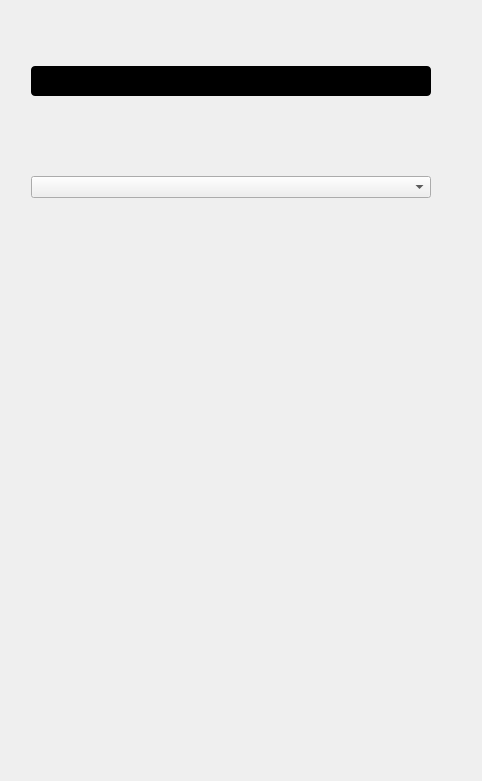
<?xml version="1.0" encoding="UTF-8"?>
<ui version="4.0">
 <class>LogicAnalyzerMenu</class>
 <widget class="QWidget" name="LogicAnalyzerMenu">
  <property name="geometry">
   <rect>
    <x>0</x>
    <y>0</y>
    <width>478</width>
    <height>781</height>
   </rect>
  </property>
  <property name="windowTitle">
   <string>Form</string>
  </property>
  <layout class="QVBoxLayout" name="verticalLayout_2">
   <item>
    <widget class="scopy::gui::MenuAnim" name="rightMenu" native="true">
     <property name="sizePolicy">
      <sizepolicy hsizetype="Maximum" vsizetype="Preferred">
       <horstretch>0</horstretch>
       <verstretch>0</verstretch>
      </sizepolicy>
     </property>
     <property name="minimumSize">
      <size>
       <width>0</width>
       <height>0</height>
      </size>
     </property>
     <layout class="QVBoxLayout" name="verticalLayout">
      <property name="spacing">
       <number>0</number>
      </property>
      <property name="leftMargin">
       <number>0</number>
      </property>
      <property name="topMargin">
       <number>20</number>
      </property>
      <property name="rightMargin">
       <number>0</number>
      </property>
      <property name="bottomMargin">
       <number>0</number>
      </property>
      <item>
       <widget class="QStackedWidget" name="stackedWidget">
        <property name="sizePolicy">
         <sizepolicy hsizetype="Minimum" vsizetype="Preferred">
          <horstretch>0</horstretch>
          <verstretch>0</verstretch>
         </sizepolicy>
        </property>
        <property name="styleSheet">
         <string notr="true"/>
        </property>
        <property name="currentIndex">
         <number>3</number>
        </property>
        <widget class="QWidget" name="channelSettings">
         <property name="minimumSize">
          <size>
           <width>100</width>
           <height>0</height>
          </size>
         </property>
         <layout class="QVBoxLayout" name="verticalLayout_5">
          <property name="spacing">
           <number>15</number>
          </property>
          <property name="leftMargin">
           <number>20</number>
          </property>
          <property name="topMargin">
           <number>20</number>
          </property>
          <property name="rightMargin">
           <number>10</number>
          </property>
          <property name="bottomMargin">
           <number>20</number>
          </property>
          <item>
           <widget class="QScrollArea" name="scrollArea">
            <property name="sizePolicy">
             <sizepolicy hsizetype="Preferred" vsizetype="Preferred">
              <horstretch>0</horstretch>
              <verstretch>0</verstretch>
             </sizepolicy>
            </property>
            <property name="frameShape">
             <enum>QFrame::NoFrame</enum>
            </property>
            <property name="horizontalScrollBarPolicy">
             <enum>Qt::ScrollBarAlwaysOff</enum>
            </property>
            <property name="sizeAdjustPolicy">
             <enum>QAbstractScrollArea::AdjustToContents</enum>
            </property>
            <property name="widgetResizable">
             <bool>true</bool>
            </property>
            <widget class="QWidget" name="scrollAreaWidgetContents_2">
             <property name="geometry">
              <rect>
               <x>0</x>
               <y>0</y>
               <width>400</width>
               <height>703</height>
              </rect>
             </property>
             <property name="sizePolicy">
              <sizepolicy hsizetype="Preferred" vsizetype="Preferred">
               <horstretch>0</horstretch>
               <verstretch>0</verstretch>
              </sizepolicy>
             </property>
             <property name="minimumSize">
              <size>
               <width>200</width>
               <height>0</height>
              </size>
             </property>
             <property name="maximumSize">
              <size>
               <width>400</width>
               <height>16777215</height>
              </size>
             </property>
             <layout class="QVBoxLayout" name="verticalLayout_9">
              <property name="spacing">
               <number>15</number>
              </property>
              <property name="leftMargin">
               <number>0</number>
              </property>
              <property name="topMargin">
               <number>0</number>
              </property>
              <property name="rightMargin">
               <number>10</number>
              </property>
              <property name="bottomMargin">
               <number>0</number>
              </property>
              <item>
               <widget class="scopy::gui::MenuHeader" name="widgetChannelSettingsMenuHeader" native="true"/>
              </item>
              <item>
               <widget class="QLabel" name="lblHardwareName">
                <property name="text">
                 <string/>
                </property>
               </widget>
              </item>
              <item>
               <widget class="QWidget" name="widgetChannelSettings" native="true">
                <property name="sizePolicy">
                 <sizepolicy hsizetype="Expanding" vsizetype="Preferred">
                  <horstretch>0</horstretch>
                  <verstretch>0</verstretch>
                 </sizepolicy>
                </property>
                <layout class="QGridLayout" name="gridLayout_2">
                 <property name="leftMargin">
                  <number>0</number>
                 </property>
                 <property name="topMargin">
                  <number>0</number>
                 </property>
                 <property name="rightMargin">
                  <number>0</number>
                 </property>
                 <property name="bottomMargin">
                  <number>0</number>
                 </property>
                 <item row="2" column="1">
                  <widget class="QComboBox" name="cmbBoxTrigger">
                   <item>
                    <property name="text">
                     <string>-</string>
                    </property>
                   </item>
                   <item>
                    <property name="text">
                     <string>Rising Edge</string>
                    </property>
                   </item>
                   <item>
                    <property name="text">
                     <string>Falling Edge</string>
                    </property>
                   </item>
                   <item>
                    <property name="text">
                     <string>Low</string>
                    </property>
                   </item>
                   <item>
                    <property name="text">
                     <string>High</string>
                    </property>
                   </item>
                   <item>
                    <property name="text">
                     <string>Any Edge</string>
                    </property>
                   </item>
                  </widget>
                 </item>
                 <item row="2" column="0">
                  <widget class="QLabel" name="lblTrigger">
                   <property name="text">
                    <string>Trigger</string>
                   </property>
                  </widget>
                 </item>
                 <item row="0" column="0">
                  <widget class="QLabel" name="lblName">
                   <property name="sizePolicy">
                    <sizepolicy hsizetype="Fixed" vsizetype="Preferred">
                     <horstretch>0</horstretch>
                     <verstretch>0</verstretch>
                    </sizepolicy>
                   </property>
                   <property name="text">
                    <string>Name</string>
                   </property>
                  </widget>
                 </item>
                 <item row="1" column="1">
                  <widget class="QLineEdit" name="lineEditTraceHeight">
                   <property name="styleSheet">
                    <string notr="true">
QLineEdit[invalid=true] {
border-color: red
}
QLineEdit[invalid=false] {
border-color: grey;
}</string>
                   </property>
                   <property name="text">
                    <string>1</string>
                   </property>
                   <property name="maxLength">
                    <number>3</number>
                   </property>
                   <property name="cursorPosition">
                    <number>1</number>
                   </property>
                  </widget>
                 </item>
                 <item row="0" column="1">
                  <widget class="QLineEdit" name="lineEditName"/>
                 </item>
                 <item row="1" column="0">
                  <widget class="QLabel" name="lblTraceHeight">
                   <property name="text">
                    <string>Trace Height</string>
                   </property>
                  </widget>
                 </item>
                </layout>
               </widget>
              </item>
              <item>
               <widget class="scopy::gui::SubsectionSeparator" name="widgetGroupSubsSep" native="true"/>
              </item>
              <item>
               <widget class="QWidget" name="widgetGroup" native="true">
                <property name="sizePolicy">
                 <sizepolicy hsizetype="Preferred" vsizetype="Fixed">
                  <horstretch>0</horstretch>
                  <verstretch>0</verstretch>
                 </sizepolicy>
                </property>
                <layout class="QVBoxLayout" name="groupWidgetLayout">
                 <property name="spacing">
                  <number>15</number>
                 </property>
                 <property name="leftMargin">
                  <number>0</number>
                 </property>
                 <property name="topMargin">
                  <number>0</number>
                 </property>
                 <property name="rightMargin">
                  <number>0</number>
                 </property>
                 <property name="bottomMargin">
                  <number>0</number>
                 </property>
                </layout>
               </widget>
              </item>
              <item>
               <layout class="QVBoxLayout" name="vLayoutDecoderSettings">
                <property name="spacing">
                 <number>0</number>
                </property>
               </layout>
              </item>
              <item>
               <widget class="QWidget" name="widgetStackDecoder" native="true">
                <layout class="QHBoxLayout" name="horizontalLayout_9">
                 <property name="leftMargin">
                  <number>0</number>
                 </property>
                 <property name="topMargin">
                  <number>0</number>
                 </property>
                 <property name="rightMargin">
                  <number>0</number>
                 </property>
                 <property name="bottomMargin">
                  <number>0</number>
                 </property>
                 <item>
                  <spacer name="hSpacer_6">
                   <property name="orientation">
                    <enum>Qt::Horizontal</enum>
                   </property>
                   <property name="sizeHint" stdset="0">
                    <size>
                     <width>40</width>
                     <height>0</height>
                    </size>
                   </property>
                  </spacer>
                 </item>
                 <item>
                  <widget class="QLabel" name="lblStackDecoder">
                   <property name="sizePolicy">
                    <sizepolicy hsizetype="Fixed" vsizetype="Preferred">
                     <horstretch>0</horstretch>
                     <verstretch>0</verstretch>
                    </sizepolicy>
                   </property>
                   <property name="text">
                    <string>Stack Decoder:</string>
                   </property>
                  </widget>
                 </item>
                 <item>
                  <widget class="QComboBox" name="cmbBoxStackDecoder">
                   <property name="minimumContentsLength">
                    <number>15</number>
                   </property>
                  </widget>
                 </item>
                </layout>
               </widget>
              </item>
              <item>
               <layout class="QHBoxLayout" name="hLayout_7">
                <property name="spacing">
                 <number>0</number>
                </property>
                <property name="topMargin">
                 <number>20</number>
                </property>
                <item>
                 <spacer name="hSpacer_10">
                  <property name="orientation">
                   <enum>Qt::Horizontal</enum>
                  </property>
                  <property name="sizeType">
                   <enum>QSizePolicy::Fixed</enum>
                  </property>
                  <property name="sizeHint" stdset="0">
                   <size>
                    <width>250</width>
                    <height>20</height>
                   </size>
                  </property>
                 </spacer>
                </item>
               </layout>
              </item>
              <item>
               <spacer name="vSpacer_2">
                <property name="orientation">
                 <enum>Qt::Vertical</enum>
                </property>
                <property name="sizeType">
                 <enum>QSizePolicy::Expanding</enum>
                </property>
                <property name="sizeHint" stdset="0">
                 <size>
                  <width>20</width>
                  <height>40</height>
                 </size>
                </property>
               </spacer>
              </item>
             </layout>
            </widget>
           </widget>
          </item>
         </layout>
        </widget>
        <widget class="scopy::gui::CursorsSettings" name="cursorsSettings">
         <property name="minimumSize">
          <size>
           <width>100</width>
           <height>0</height>
          </size>
         </property>
        </widget>
        <widget class="QWidget" name="triggerSettings">
         <property name="minimumSize">
          <size>
           <width>100</width>
           <height>0</height>
          </size>
         </property>
         <layout class="QVBoxLayout" name="verticalLayout_10">
          <property name="spacing">
           <number>15</number>
          </property>
          <property name="leftMargin">
           <number>20</number>
          </property>
          <property name="topMargin">
           <number>20</number>
          </property>
          <property name="rightMargin">
           <number>20</number>
          </property>
          <property name="bottomMargin">
           <number>20</number>
          </property>
          <item>
           <widget class="scopy::gui::MenuHeader" name="widgetTriggerSettingsMenuHeader" native="true"/>
          </item>
          <item>
           <spacer name="vSpacer_4">
            <property name="orientation">
             <enum>Qt::Vertical</enum>
            </property>
            <property name="sizeType">
             <enum>QSizePolicy::Fixed</enum>
            </property>
            <property name="sizeHint" stdset="0">
             <size>
              <width>20</width>
              <height>0</height>
             </size>
            </property>
           </spacer>
          </item>
          <item>
           <layout class="QHBoxLayout" name="hLayout_5">
            <property name="spacing">
             <number>0</number>
            </property>
            <property name="topMargin">
             <number>0</number>
            </property>
            <item>
             <widget class="QLabel" name="lbl_10">
              <property name="sizePolicy">
               <sizepolicy hsizetype="Fixed" vsizetype="Preferred">
                <horstretch>0</horstretch>
                <verstretch>0</verstretch>
               </sizepolicy>
              </property>
              <property name="text">
               <string>Trigger mode</string>
              </property>
             </widget>
            </item>
            <item>
             <spacer name="hSpacer_14">
              <property name="orientation">
               <enum>Qt::Horizontal</enum>
              </property>
              <property name="sizeHint" stdset="0">
               <size>
                <width>40</width>
                <height>20</height>
               </size>
              </property>
             </spacer>
            </item>
           </layout>
          </item>
          <item>
           <widget class="scopy::gui::CustomSwitch" name="btnTriggerMode">
            <property name="styleSheet">
             <string notr="true">QPushButton {
min-height: 30px;
max-height: 30px;
min-width: 280px;
max-width: 280px;
background-color: black;
border-radius: 4px;
}

QPushButton:disabled {
background-color: qlineargradient(spread:pad, x1:0.5, y1:0, x2:0.501, y2:0, stop:0 #727273, stop:1 #141416);
}

QWidget#handle {
min-height: 30px;
max-height: 30px;
min-width: 142px;
max-width: 142px;
background-color: #4a64ff;
border-radius: 2px;
}

QWidget#handle:disabled {
background-color: #aaaaaa;
}

QLabel {
margin-top: 6px;
background-color: transparent;
line-height: 19px;
}

QLabel#on {
margin-top: 0px;
min-height:30px;
max-height:30px;
min-width:140px;
max-width:140px;
qproperty-alignment: AlignCenter AlignCenter;
margin-left: 0px;
color: white;
}

QLabel#on:disabled {
color: rgba(255,255,255,102);
}

QLabel#off {
margin-top: 0px;
min-height:30px;
max-height:30px;
min-width:140px;
max-width:140px;
margin-left: 140px;
color: white;
qproperty-alignment: AlignCenter AlignCenter;
}

QLabel#off:disabled {
color: rgba(255,255,255,51);
}
</string>
            </property>
            <property name="text">
             <string/>
            </property>
            <property name="checkable">
             <bool>true</bool>
            </property>
            <property name="checked">
             <bool>false</bool>
            </property>
            <property name="leftText" stdset="0">
             <string>auto</string>
            </property>
            <property name="rightText" stdset="0">
             <string>normal</string>
            </property>
            <property name="duration" stdset="0">
             <number>100</number>
            </property>
           </widget>
          </item>
          <item>
           <layout class="QGridLayout" name="gridLayout">
            <property name="topMargin">
             <number>0</number>
            </property>
            <property name="spacing">
             <number>15</number>
            </property>
            <item row="0" column="0">
             <widget class="QLabel" name="lbl_11">
              <property name="text">
               <string>Trigger Logic</string>
              </property>
             </widget>
            </item>
            <item row="0" column="1">
             <widget class="QComboBox" name="cmbBoxTriggerLogic"/>
            </item>
           </layout>
          </item>
          <item>
           <widget class="scopy::gui::SubsectionSeparator" name="widgetExternalTriggerSubsSep" native="true"/>
          </item>
          <item>
           <widget class="QWidget" name="externalWidget" native="true">
            <layout class="QVBoxLayout" name="verticalLayout_11">
             <property name="spacing">
              <number>15</number>
             </property>
             <property name="leftMargin">
              <number>0</number>
             </property>
             <property name="topMargin">
              <number>0</number>
             </property>
             <property name="rightMargin">
              <number>0</number>
             </property>
             <property name="bottomMargin">
              <number>0</number>
             </property>
             <item>
              <widget class="QLabel" name="lblWarningFw">
               <property name="sizePolicy">
                <sizepolicy hsizetype="Minimum" vsizetype="Minimum">
                 <horstretch>0</horstretch>
                 <verstretch>0</verstretch>
                </sizepolicy>
               </property>
               <property name="text">
                <string>&quot;Warning: This feature is not supported on the current firmware version!&quot;</string>
               </property>
               <property name="wordWrap">
                <bool>true</bool>
               </property>
              </widget>
             </item>
             <item>
              <layout class="QHBoxLayout" name="hLayout_11">
               <property name="topMargin">
                <number>0</number>
               </property>
               <item>
                <widget class="scopy::gui::CustomSwitch" name="btnEnableExternalTrigger">
                 <property name="text">
                  <string/>
                 </property>
                </widget>
               </item>
               <item>
                <spacer name="hSpacer_16">
                 <property name="orientation">
                  <enum>Qt::Horizontal</enum>
                 </property>
                 <property name="sizeHint" stdset="0">
                  <size>
                   <width>40</width>
                   <height>20</height>
                  </size>
                 </property>
                </spacer>
               </item>
              </layout>
             </item>
             <item>
              <layout class="QGridLayout" name="gridLayout_3">
               <property name="topMargin">
                <number>0</number>
               </property>
               <property name="spacing">
                <number>15</number>
               </property>
               <item row="0" column="0">
                <widget class="QLabel" name="lbl_13">
                 <property name="text">
                  <string>Source</string>
                 </property>
                </widget>
               </item>
               <item row="1" column="0">
                <widget class="QLabel" name="lbl_14">
                 <property name="text">
                  <string>Condition</string>
                 </property>
                </widget>
               </item>
               <item row="0" column="1">
                <widget class="QComboBox" name="cmbBoxExternalTriggerSource">
                 <property name="enabled">
                  <bool>false</bool>
                 </property>
                 <property name="minimumContentsLength">
                  <number>26</number>
                 </property>
                </widget>
               </item>
               <item row="1" column="1">
                <widget class="QComboBox" name="cmbBoxExternalTriggerCondition">
                 <property name="enabled">
                  <bool>false</bool>
                 </property>
                 <item>
                  <property name="text">
                   <string>-</string>
                  </property>
                 </item>
                 <item>
                  <property name="text">
                   <string>Rising Edge</string>
                  </property>
                 </item>
                 <item>
                  <property name="text">
                   <string>Falling Edge</string>
                  </property>
                 </item>
                 <item>
                  <property name="text">
                   <string>Low</string>
                  </property>
                 </item>
                 <item>
                  <property name="text">
                   <string>High</string>
                  </property>
                 </item>
                 <item>
                  <property name="text">
                   <string>Any Edge</string>
                  </property>
                 </item>
                </widget>
               </item>
              </layout>
             </item>
            </layout>
           </widget>
          </item>
          <item>
           <spacer name="vSpacer_3">
            <property name="orientation">
             <enum>Qt::Vertical</enum>
            </property>
            <property name="sizeHint" stdset="0">
             <size>
              <width>20</width>
              <height>40</height>
             </size>
            </property>
           </spacer>
          </item>
         </layout>
        </widget>
        <widget class="QWidget" name="generalSettings">
         <property name="sizePolicy">
          <sizepolicy hsizetype="Expanding" vsizetype="Expanding">
           <horstretch>0</horstretch>
           <verstretch>0</verstretch>
          </sizepolicy>
         </property>
         <property name="minimumSize">
          <size>
           <width>100</width>
           <height>0</height>
          </size>
         </property>
         <property name="styleSheet">
          <string notr="true"/>
         </property>
         <layout class="QVBoxLayout" name="verticalLayout_4">
          <property name="spacing">
           <number>15</number>
          </property>
          <property name="leftMargin">
           <number>20</number>
          </property>
          <property name="topMargin">
           <number>20</number>
          </property>
          <property name="rightMargin">
           <number>20</number>
          </property>
          <property name="bottomMargin">
           <number>20</number>
          </property>
          <item>
           <widget class="QScrollArea" name="generalSettingsScrollArea">
            <property name="frameShape">
             <enum>QFrame::NoFrame</enum>
            </property>
            <property name="horizontalScrollBarPolicy">
             <enum>Qt::ScrollBarAlwaysOff</enum>
            </property>
            <property name="widgetResizable">
             <bool>true</bool>
            </property>
            <widget class="QWidget" name="scrollAreaWidgetContents">
             <property name="geometry">
              <rect>
               <x>0</x>
               <y>0</y>
               <width>420</width>
               <height>703</height>
              </rect>
             </property>
             <property name="sizePolicy">
              <sizepolicy hsizetype="Expanding" vsizetype="Preferred">
               <horstretch>0</horstretch>
               <verstretch>0</verstretch>
              </sizepolicy>
             </property>
             <layout class="QVBoxLayout" name="verticalLayout_6">
              <property name="spacing">
               <number>15</number>
              </property>
              <property name="leftMargin">
               <number>0</number>
              </property>
              <property name="topMargin">
               <number>0</number>
              </property>
              <property name="rightMargin">
               <number>20</number>
              </property>
              <property name="bottomMargin">
               <number>0</number>
              </property>
              <item>
               <widget class="scopy::gui::MenuHeader" name="widgetGeneralSettingsMenuHeader" native="true"/>
              </item>
              <item>
               <layout class="QVBoxLayout" name="vLayoutSweepSetting">
                <property name="spacing">
                 <number>15</number>
                </property>
               </layout>
              </item>
              <item>
               <widget class="scopy::gui::CustomSwitch" name="btnStreamOneShot">
                <property name="sizePolicy">
                 <sizepolicy hsizetype="Preferred" vsizetype="Fixed">
                  <horstretch>0</horstretch>
                  <verstretch>0</verstretch>
                 </sizepolicy>
                </property>
                <property name="maximumSize">
                 <size>
                  <width>400</width>
                  <height>30</height>
                 </size>
                </property>
                <property name="layoutDirection">
                 <enum>Qt::LeftToRight</enum>
                </property>
                <property name="styleSheet">
                 <string notr="true">QPushButton {
min-height: 30px;
max-height: 30px;
min-width: 400px;
max-width: 400px;
background-color: black;
border-radius: 4px;
}

QPushButton:disabled {
background-color: qlineargradient(spread:pad, x1:0.5, y1:0, x2:0.501, y2:0, stop:0 #727273, stop:1 #141416);
}

QWidget#handle {
min-height: 30px;
max-height: 30px;
min-width: 200px;
max-width: 200px;
background-color: #4a64ff;
border-radius: 2px;
}

QWidget#handle:disabled {
background-color: #aaaaaa;
}

QLabel {
margin-top: 6px;
background-color: transparent;
line-height: 19px;
}

QLabel#on {
margin-top: 0px;
min-height:30px;
max-height:30px;
min-width:200px;
max-width:200px;
qproperty-alignment: AlignCenter AlignCenter;
margin-left: 0px;
color: white;
}

QLabel#on:disabled {
color: rgba(255,255,255,102);
}

QLabel#off {
margin-top: 0px;
min-height:30px;
max-height:30px;
min-width:200px;
max-width:200px;
margin-left: 200px;
color: white;
qproperty-alignment: AlignCenter AlignCenter;
}

QLabel#off:disabled {
color: rgba(255,255,255,51);
}
</string>
                </property>
                <property name="text">
                 <string/>
                </property>
                <property name="checkable">
                 <bool>true</bool>
                </property>
                <property name="checked">
                 <bool>true</bool>
                </property>
                <property name="leftText" stdset="0">
                 <string>OneShot</string>
                </property>
                <property name="rightText" stdset="0">
                 <string>Stream</string>
                </property>
                <property name="duration" stdset="0">
                 <number>100</number>
                </property>
               </widget>
              </item>
              <item>
               <spacer name="horizontalSpacer">
                <property name="orientation">
                 <enum>Qt::Horizontal</enum>
                </property>
                <property name="sizeType">
                 <enum>QSizePolicy::Fixed</enum>
                </property>
                <property name="sizeHint" stdset="0">
                 <size>
                  <width>400</width>
                  <height>20</height>
                 </size>
                </property>
               </spacer>
              </item>
              <item>
               <widget class="scopy::gui::SubsectionSeparator" name="widgetAvailableChannelsSubsSep" native="true"/>
              </item>
              <item>
               <widget class="QWidget" name="widget_2" native="true">
                <property name="styleSheet">
                 <string notr="true"/>
                </property>
                <layout class="QVBoxLayout" name="verticalLayout_7">
                 <property name="spacing">
                  <number>0</number>
                 </property>
                 <property name="leftMargin">
                  <number>0</number>
                 </property>
                 <property name="topMargin">
                  <number>0</number>
                 </property>
                 <property name="rightMargin">
                  <number>0</number>
                 </property>
                 <property name="bottomMargin">
                  <number>0</number>
                 </property>
                 <item>
                  <layout class="QGridLayout" name="gridLayoutChannelEnumerator">
                   <property name="topMargin">
                    <number>0</number>
                   </property>
                   <property name="spacing">
                    <number>15</number>
                   </property>
                  </layout>
                 </item>
                </layout>
               </widget>
              </item>
              <item>
               <widget class="scopy::gui::SubsectionSeparator" name="widgetDecodersSubsSep" native="true"/>
              </item>
              <item>
               <widget class="QComboBox" name="addDecoderComboBox">
                <property name="focusPolicy">
                 <enum>Qt::NoFocus</enum>
                </property>
               </widget>
              </item>
              <item>
               <widget class="QWidget" name="widget_4" native="true">
                <layout class="QVBoxLayout" name="verticalLayout_8">
                 <property name="spacing">
                  <number>0</number>
                 </property>
                 <property name="leftMargin">
                  <number>0</number>
                 </property>
                 <property name="topMargin">
                  <number>0</number>
                 </property>
                 <property name="rightMargin">
                  <number>0</number>
                 </property>
                 <property name="bottomMargin">
                  <number>0</number>
                 </property>
                 <item>
                  <layout class="QGridLayout" name="gridLayoutDecoderEnumerator">
                   <property name="topMargin">
                    <number>0</number>
                   </property>
                   <property name="spacing">
                    <number>15</number>
                   </property>
                  </layout>
                 </item>
                </layout>
               </widget>
              </item>
              <item>
               <layout class="QVBoxLayout" name="exportLayout"/>
              </item>
              <item>
               <spacer name="verticalSpacer">
                <property name="orientation">
                 <enum>Qt::Vertical</enum>
                </property>
                <property name="sizeHint" stdset="0">
                 <size>
                  <width>20</width>
                  <height>40</height>
                 </size>
                </property>
               </spacer>
              </item>
             </layout>
            </widget>
           </widget>
          </item>
         </layout>
        </widget>
       </widget>
      </item>
     </layout>
    </widget>
   </item>
  </layout>
 </widget>
 <customwidgets>
  <customwidget>
   <class>scopy::gui::MenuAnim</class>
   <extends>QWidget</extends>
   <header>menu_anim.hpp</header>
   <container>1</container>
  </customwidget>
  <customwidget>
   <class>scopy::gui::CustomSwitch</class>
   <extends>QPushButton</extends>
   <header location="global">scopy/gui/custom_switch.hpp</header>
  </customwidget>
  <customwidget>
   <class>scopy::gui::SubsectionSeparator</class>
   <extends>QWidget</extends>
   <header location="global">scopy/gui/subsection_separator.hpp</header>
   <container>1</container>
  </customwidget>
  <customwidget>
   <class>scopy::gui::MenuHeader</class>
   <extends>QWidget</extends>
   <header location="global">scopy/gui/menu_header.hpp</header>
   <container>1</container>
  </customwidget>
  <customwidget>
   <class>scopy::gui::CursorsSettings</class>
   <extends>QWidget</extends>
   <header location="global">scopy/gui/cursors_settings.hpp</header>
   <container>1</container>
  </customwidget>
 </customwidgets>
 <resources/>
 <connections/>
</ui>
